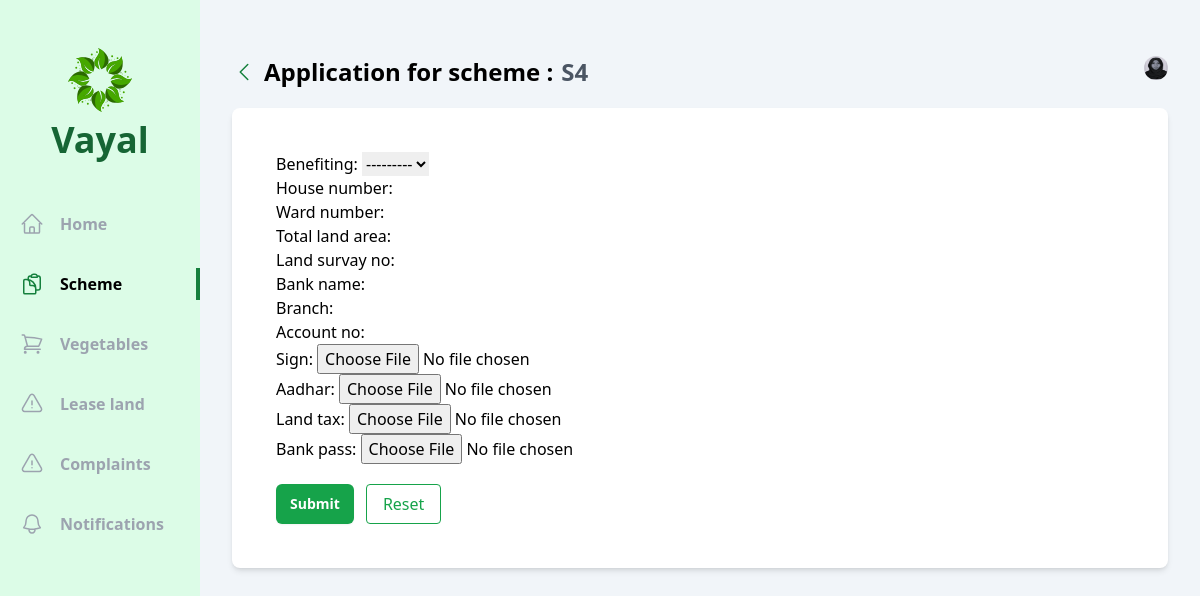
/user/schemes/5/scheme_apply/ (signed in), run on the app's committed database.
### officer/models.py (models this page shows, shortened)
class Scheme(models.Model):
    officer=models.ForeignKey(Agricultural_officer, on_delete=models.CASCADE)
    name=models.CharField(max_length=250)
    type=models.CharField(max_length=50,choices=schem_type)
    description=models.CharField(max_length=250)
    criteria=models.CharField(max_length=250)
    cast_eligibility = models.CharField(max_length=50,choices=scheme_cast,default='All')
    land_ownership=models.CharField(max_length=20, choices=land,default='All')
    posted_date=models.DateTimeField(auto_now_add=True)
    start_date=models.DateField()
    end_date=models.DateField()

class Vayal_User(models.Model):
    account = models.OneToOneField(User, on_delete=models.CASCADE)
    name=models.CharField(max_length=225)
    dob=models.DateField()
    gender= models.CharField(max_length=20, choices=gender)
    phone_number = models.CharField(max_length=10)
    aadhar_number= models.CharField(max_length=12)
    cast=models.CharField(max_length=20, choices=cast)
    house_name=models.CharField(max_length=225)
    place=models.CharField(max_length=225)
    village=models.CharField(max_length=225)
    pincode = models.CharField(max_length=6)
    muncipality=models.CharField(max_length=225,default="Kozhikode")
    district=models.CharField(max_length=225,default="Kozhikode")
    land_ownership=models.CharField(max_length=20, choices=land)
    photo=models.ImageField(upload_to='photos/')
    joined_date=models.DateTimeField(auto_now_add=True)
    vegetable_permission_applied=models.CharField(max_length=225,default="False")
    vegetable_permission=models.CharField(max_length=225, choices=vegetable_permission_status,default="Pending")

### vayal_user/views/schemes.py (the view, shortened to what this page needs)
# urls.py: path('schemes/<int:id>/scheme_apply/',schemes.scheme_apply,name='scheme_apply'),
def scheme_apply(request,id):
    vayal_user = Vayal_User.objects.get(account=request.user)
    scheme= Scheme.objects.get(id=id)
    form=SchemeApplicationForm(instance=scheme)
    context = {
        'form': form,
        'scheme':scheme,
        'vayal_user': vayal_user,
    }
    return render(request,'vayal_user/schemes/scheme_application.html',context)

### officer/forms.py
class SchemeApplicationForm(ModelForm):
    class Meta:
        model=SchemeApplication
        fields=['benefiting','house_number','ward_number','total_land_area','land_survay_no',
                'bank_name','branch','account_no','sign','aadhar','land_tax','bank_pass']

### vayal_user/templates/vayal_user/schemes/scheme_application.html (shortened to what this page needs)
{% extends 'base.html' %}
{% load tailwind_filters %}
{% block content %}
<div class="flex  bg-slate-100">
  <div class="w-2/12 bg-green-100 flex flex-col items-center pb-10">
      <div class="my-12 flex flex-col gap-2 justify-center items-center">
          <h1 class="text-4xl font-bold text-green-800 ">Vayal</h1>
      </div>
      <ul class="flex flex-col gap-7 w-full font-bold text-gray-400">
        <li class="w-full flex items-center px-5 py-1 gap-4 group hover:text-gray-500 cursor-pointer hover:border-green-700 hover:border-r-4">
              <a href="{% url 'vayal_user:home' %}">Home</a>
          </li>
          <li class="w-full flex items-center px-5 py-1 gap-4 border-r-4 text-black border-green-700">
              <a href="{% url 'vayal_user:schemes' %}">Scheme</a>
          </li>
          <li class="w-full flex items-center px-5 py-1 gap-4 group hover:text-gray-500 cursor-pointer hover:border-green-700 hover:border-r-4">
            <a href="{% url 'vayal_user:schemes' %}">Vegetables</a>
        </li>
        <li class="w-full flex items-center px-5 py-1 gap-4 group hover:text-gray-500 cursor-pointer hover:border-green-700 hover:border-r-4">
            <a href="{% url 'vayal_user:lease_land' %}">Lease land</a>
        </li>
        <li class="w-full flex items-center px-5 py-1 gap-4 group hover:text-gray-500 cursor-pointer hover:border-green-700 hover:border-r-4">
            <a href="{% url 'vayal_user:complaints' %}">Complaints</a>
        </li>
        <li class="w-full flex items-center px-5 py-1 gap-4 group hover:text-gray-500 cursor-pointer hover:border-green-700 hover:border-r-4">
            <a href="{% url 'vayal_user:notifications' %}">Notifications</a>
        </li>
      </ul>
    </div>
    <div class="w-10/12 h-screen overflow-y-auto px-8 py-14">
      <div class="flex justify-between mb-5">
        <div class="flex items-center gap-2">
            <a class="text-green-700" href ="{% url 'vayal_user:details_schemes' scheme.id  %}">
                <svg xmlns="http://www.w3.org/2000/svg" fill="none" viewBox="0 0 24 24" stroke-width="1.5" stroke="currentColor" class="w-6 h-6">
                    <path stroke-linecap="round" stroke-linejoin="round" d="M15.75 19.5L8.25 12l7.5-7.5" />
                </svg>
            </a>
            <h1 class="text-2xl font-bold">Application for scheme : </h1><h1 class="text-2xl font-bold text-gray-600">{{scheme.name}}</h1>
        </div>
          <div class="relative">
            <img id="profile" src="/uploads/{{vayal_user.photo}}" class="h-6 w-6 rounded-full cursor-pointer" alt="">
          </div>
      </div>
      <div class=" mx-auto   p-6 bg-white rounded-lg shadow-md ">
        <div class"mt-10">
            <div class="bg-white rounded p-5">
                <form method="post" enctype="multipart/form-data">
                    {{form|crispy}}
                    <div class="flex gap-3 mt-5">
                        <button type='submit' value='save' class="rounded-md bg-green-600 hover:bg-green-700 px-3.5 py-2.5 text-sm font-semibold text-white shadow-sm focus-visible:outline focus-visible:outline-2 focus-visible:outline-offset-2 focus-visible:outline-indigo-600">Submit</button>
                   <button type='reset' value='clear' class="text-green-600 border rounded border-green-600 px-4 py-1">Reset</button>
                    </div>
                </form>
            </div>
        </div>
    </div>
</div>
{% endblock content %}

### data on the page
Scheme: name "S4"
Vayal_User: photo (picture)
